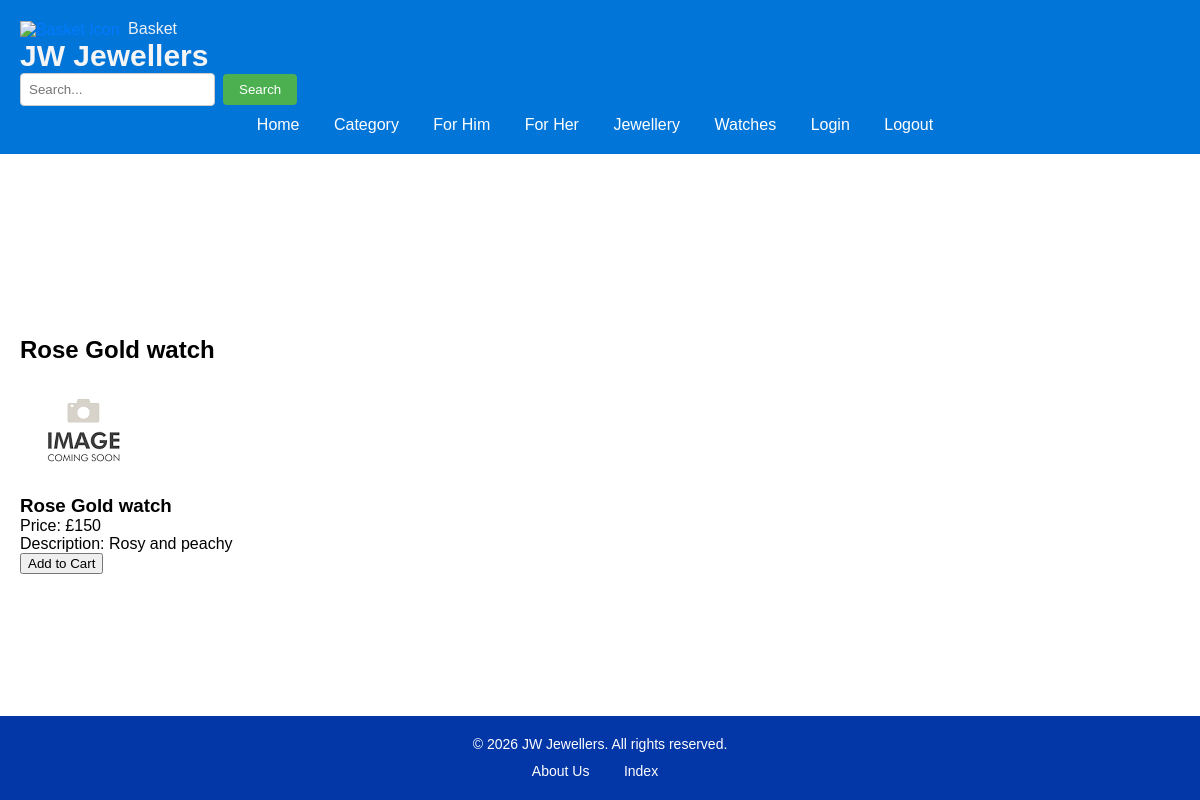
/default/public/product.php?id=93483, run on the app's committed database.
### tables this page shows
CREATE TABLE `products` (
  `product_id` int(10) NOT NULL AUTO_INCREMENT,
  `name` varchar(45) DEFAULT NULL,
  `description` varchar(45) DEFAULT NULL,
  `price` decimal(20,0) DEFAULT NULL,
  `category` varchar(45) DEFAULT NULL,
  `gender` enum('M','F') NOT NULL,
  `created_at` timestamp NOT NULL DEFAULT current_timestamp(),
  PRIMARY KEY (`product_id`)
);

### default/public/product.php (the view, shortened to what this page needs)
<?php require('core/header.php'); ?>
<?php require('core/connection.php'); ?>
<?php
$productID = $_GET['id'];
$query = "SELECT * FROM products WHERE product_id = :productID";
$stmt = $pdo->prepare($query);
$stmt->bindValue(':productID', $productID, PDO::PARAM_INT);
$stmt->execute();
$product = $stmt->fetch(PDO::FETCH_ASSOC);
?>
<main>
<link rel="stylesheet" href="core/styles.css">
    <h2><?php echo $product['name']; ?></h2>
    <div class="product-details">
        <?php if (isset($product['image'])) : ?>
            <img src="<?php echo $product['image']; ?>" alt="<?php echo $product['name']; ?>">
        <?php else : ?>
            <img src="../pictures/placeholder_image.png" alt="Product Image Coming Soon">
        <?php endif; ?>
        <h3><?php echo $product['name']; ?></h3>
        <p>Price: £<?php echo $product['price']; ?></p>
        <p>Description: <?php echo $product['description']; ?></p>
        <form action="add_to_cart.php" method="get">
            <button type="submit">Add to Cart</button>
        </form>
    </div>
</main>
<?php require('core/footer.php'); ?>

### default/public/core/styles.css (style rules this page uses)
body, h1, h2, h3, h4, h5, h6, p, ul, ol, li { margin: 0; padding: 0; }
body { font-family: Arial, sans-serif; background-color: #f5f5f5; display:flex; flex-direction: column; min-height: 100vh; }
main { padding: 20px; background-color: #fff; flex: 1; }
html { scroll-behavior: smooth; }

### data on the page
products: name "Rose Gold watch", price "150", description "Rosy and peachy"
